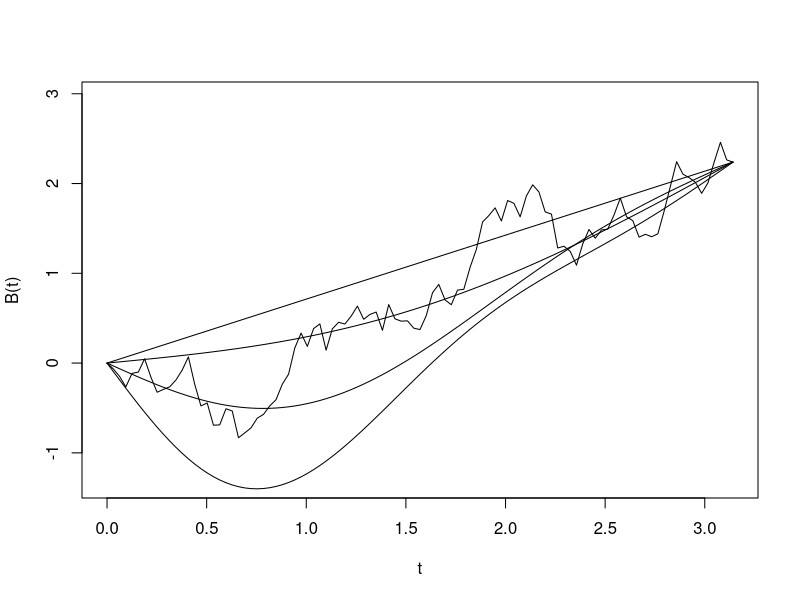
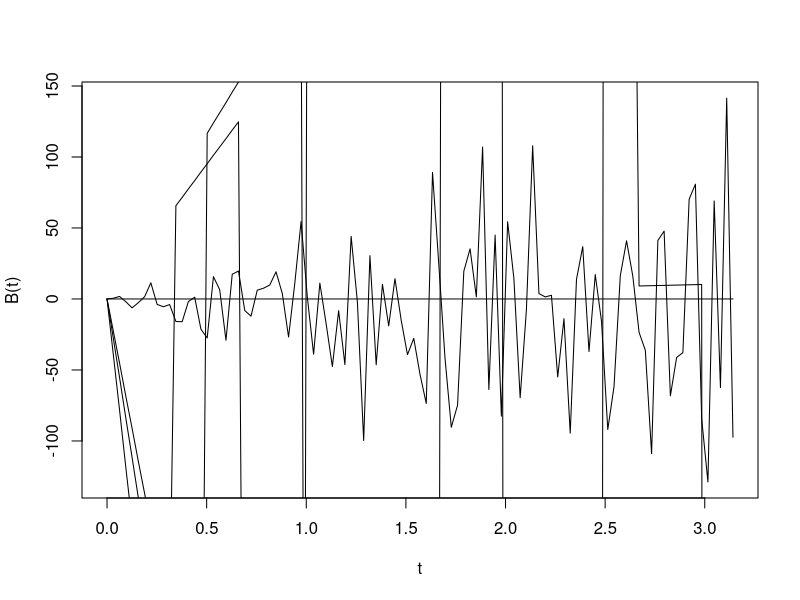

Generate these figures, in order, with R:
#n array excluding 0
#t in [t1,t2]
preBM = function(n,t1,t2){
  t = seq(t1,t2,(t2-t1)/100)
  
  #identify max and min of B(t), generate plot
  set.seed(0)
  Xj = rnorm(1)*t/sqrt(pi)
  for (j in seq(1,tail(n,1))){
    set.seed(j)
    Xj = Xj+sqrt(2/pi)*sin(j*t)*rnorm(1)/j 
  }
  plot(t,Xj,type='l',xlim=c(t1,t2),ylim=c(min(Xj)-0.5,max(Xj)+0.5),ylab='B(t)')
  
  #plot each remaining fourier series
  set.seed(0)
  Xj = rnorm(1)*t/sqrt(pi)
  lines(t,Xj)
  for (elem in n[-length(n)]){
    for (j in seq(1,elem)){
      set.seed(j)
      Xj = Xj+sqrt(2/pi)*sin(j*t)*rnorm(1)/j 
    }
    lines(t,Xj)
  }
}

preBM(c(1,2,3,1000),0,pi)

#n array excluding 0
interpBM = function(n,t1,t2){
  t = seq(t1,t2,(t2-t1)/100)
  
  #identify max and min of B(t), generate plot
  Yj = t*0
  for (tk in seq(1,length(t))){
    set.seed(0) 
    #select the floor(nt)+1 Z value from the vector of Z
    Yj[tk] = (t[tk]-floor(tail(n,1)*t[tk]))*rnorm(floor(tail(n,1)*t[tk])+1)[floor(tail(n,1)*t[tk])+1]/sqrt(tail(n,1)) + 
      sum(rnorm(floor(tail(n,1)*t[tk])))/sqrt(tail(n,1)) 
  }
  plot(t,Yj,type='l',xlim=c(t1,t2),ylim=c(min(Yj)-0.5,max(Yj)+0.5),ylab='B(t)')
  
  #plot each remaining  series
  lines(t,0*t)
  for (elem in n[-length(n)]){
    Yj = t*0
    for (tk in seq(1,length(t))){
      set.seed(0) 
      #select the floor(nt)+1 Z value from the vector of Z
      Yj[tk] = (t[tk]-floor(tail(n,1)*t[tk]))*rnorm(floor(elem*t[tk])+1)[floor(elem*t[tk])+1]/sqrt(elem) + 
        sum(rnorm(floor(elem*t[tk])))/sqrt(elem) 
    }
    lines(t,Yj)
  }
}

interpBM(c(1,2,3,1000),0,pi)
